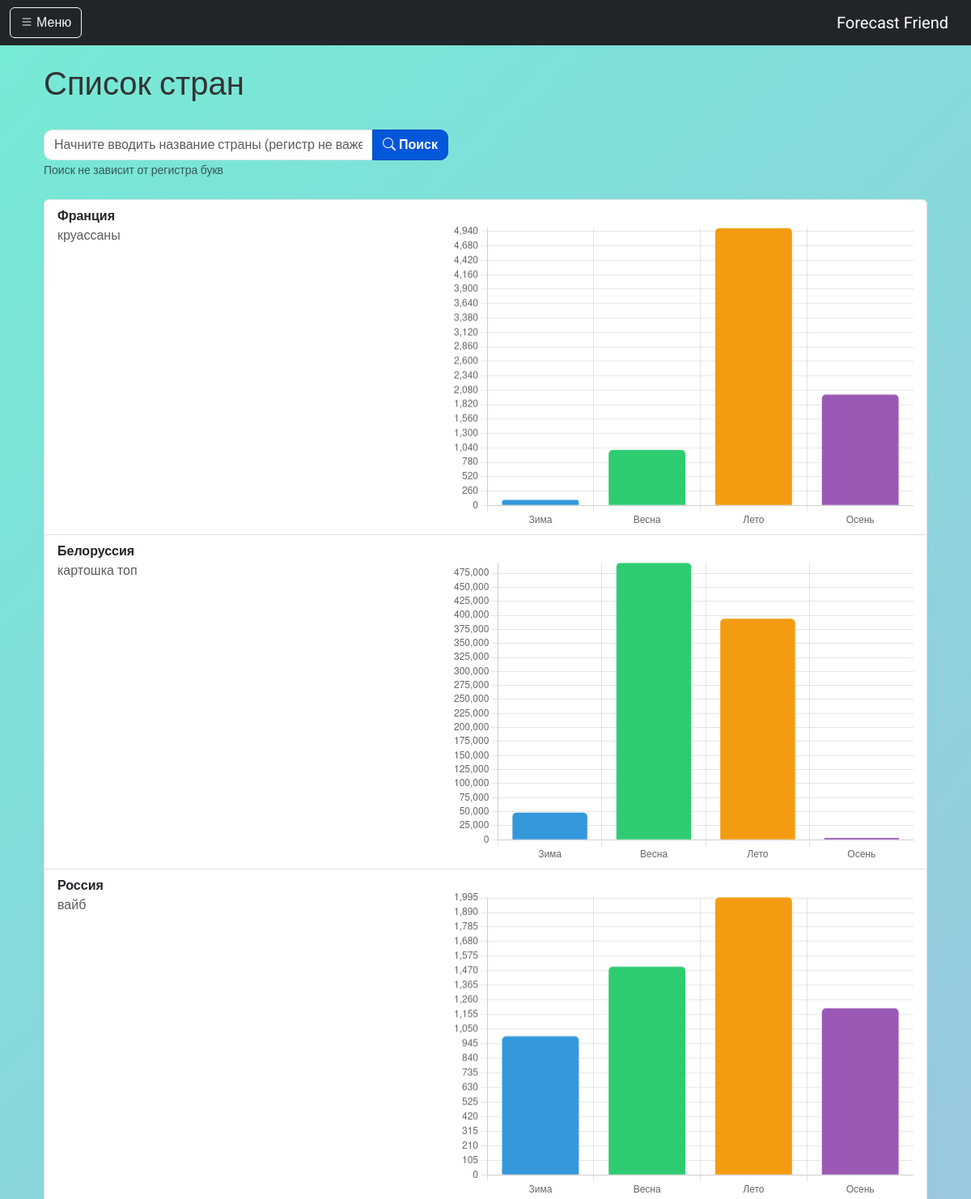
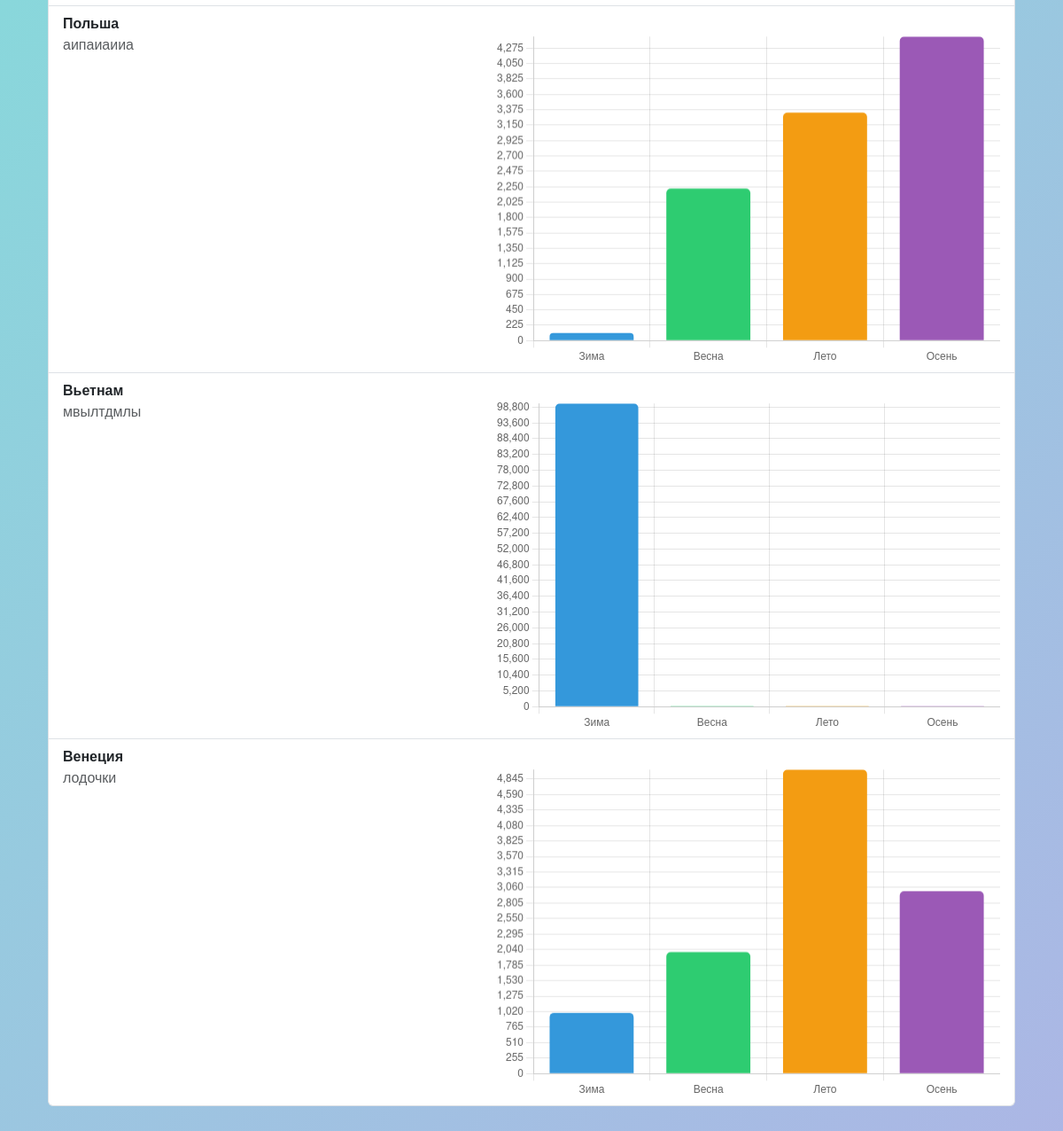
The app's page /countries/ with its own data (2 pictures, top to bottom).
### core/models.py (models this page shows, shortened)
class Country(models.Model):
    name = models.CharField(max_length=100)
    description = models.TextField()
    tourists_winter = models.PositiveIntegerField(default=0, verbose_name="Туристы (зима)")
    tourists_spring = models.PositiveIntegerField(default=0, verbose_name="Туристы (весна)")
    tourists_summer = models.PositiveIntegerField(default=0, verbose_name="Туристы (лето)")
    tourists_autumn = models.PositiveIntegerField(default=0, verbose_name="Туристы (осень)")

### core/views.py (the view)
# urls.py: path('countries/', country_list, name='country_list'),
def country_list(request):
    search_query = request.GET.get('search', '').strip()
    if search_query:
        countries = Country.objects.filter(name__icontains=search_query)
    else:
        countries = Country.objects.all()
    chart_data = []
    for country in countries:
        chart_data.append({
            'id': country.id,
            'name': country.name,
            'tourists': [
                country.tourists_winter or 0,
                country.tourists_spring or 0,
                country.tourists_summer or 0,
                country.tourists_autumn or 0,
            ]
        })
    context = {
        'countries': countries,
        'chart_data': chart_data,
        'search_query': search_query,
    }
    return render(request, 'core/country_list.html', context)

### core/templates/core/country_list.html (shortened to what this page needs)
{% extends 'base.html' %}
{% block content %}
<div class="container mt-4">
    <div class="d-flex justify-content-between align-items-center mb-4">
        <h1>Список стран</h1>
    </div>
    <form method="get" class="mb-4">
        <div class="input-group" style="max-width: 500px;">
            <input type="text" name="search" class="form-control"
                placeholder="Начните вводить название страны (регистр не важен)..." value="{{ search_query }}">
            <button type="submit" class="btn btn-primary">
                <i class="bi bi-search"></i> Поиск
            </button>
        </div>
        <small class="text-muted">Поиск не зависит от регистра букв</small>
    </form>
    <div class="list-group">
        {% for country in countries %}
        <div class="list-group-item">
            <div class="d-flex justify-content-between align-items-start flex-wrap">
                <div class="me-3" style="flex: 1 1 300px;">
                    <div class="fw-bold">{{ country.name }}</div>
                    <div class="text-muted">{{ country.description|default:"Описание отсутствует" }}</div>
                </div>
                <div class="chart-container mt-3" style="flex: 1 1 400px;">
                    <canvas id="chart-{{ country.id }}" height="200"></canvas>
                </div>
            </div>
        </div>
        {% empty %}
        <div class="alert alert-info">
            <i class="bi bi-info-circle"></i> Страны не найдены. Попробуйте изменить запрос.
        </div>
        {% endfor %}
    </div>
</div>
<script>
    const chartData = JSON.parse(document.getElementById('chart-data').textContent);
    chartData.forEach(country => {
        const ctx = document.getElementById('chart-' + country.id).getContext('2d');
        new Chart(ctx, {
            type: 'bar',
            data: {
                labels: ['Зима', 'Весна', 'Лето', 'Осень'],
                datasets: [{
                    label: 'Количество посещений',
                    data: country.tourists,
                    backgroundColor: ['#3498db', '#2ecc71', '#f39c12', '#9b59b6'],
                    borderRadius: 5
                }]
            },
            options: {
                responsive: true,
                plugins: {
                    legend: { display: false },
                    tooltip: { enabled: true }
                },
                scales: {
                    y: {
                        beginAtZero: true,
                        precision: 0,
                        ticks: {
                            stepSize: 1
                        }
                    }
                }
            }
        });
    });
</script>
{% endblock %}

### static/css/style.css (style rules this page uses)
body { font-family: 'Roboto', sans-serif; background: linear-gradient(135deg, #74ebd5, #acb6e5); min-height: 100vh; margin: 0; padding: 0; color: #333; }
.btn-primary { background-color: #0057D9; border-color: #004CC1; color: #fff; border-radius: 10px; font-weight: 600; transition: all 0.2s ease-in-out; }
.form-control { border-radius: 10px; }

### core/templates/core/country_list.html (style rules this page uses)
.chart-container { max-width: 800px; margin: 0 auto; }

### records on screen
Country: name "Франция", description "круассаны"
Country: name "Белоруссия", description "картошка топ"
Country: name "Россия", description "вайб"
Country: name "Польша", description "аипаиаииа"
Country: name "Вьетнам", description "мвылтдмлы"
Country: name "Венеция", description "лодочки"
